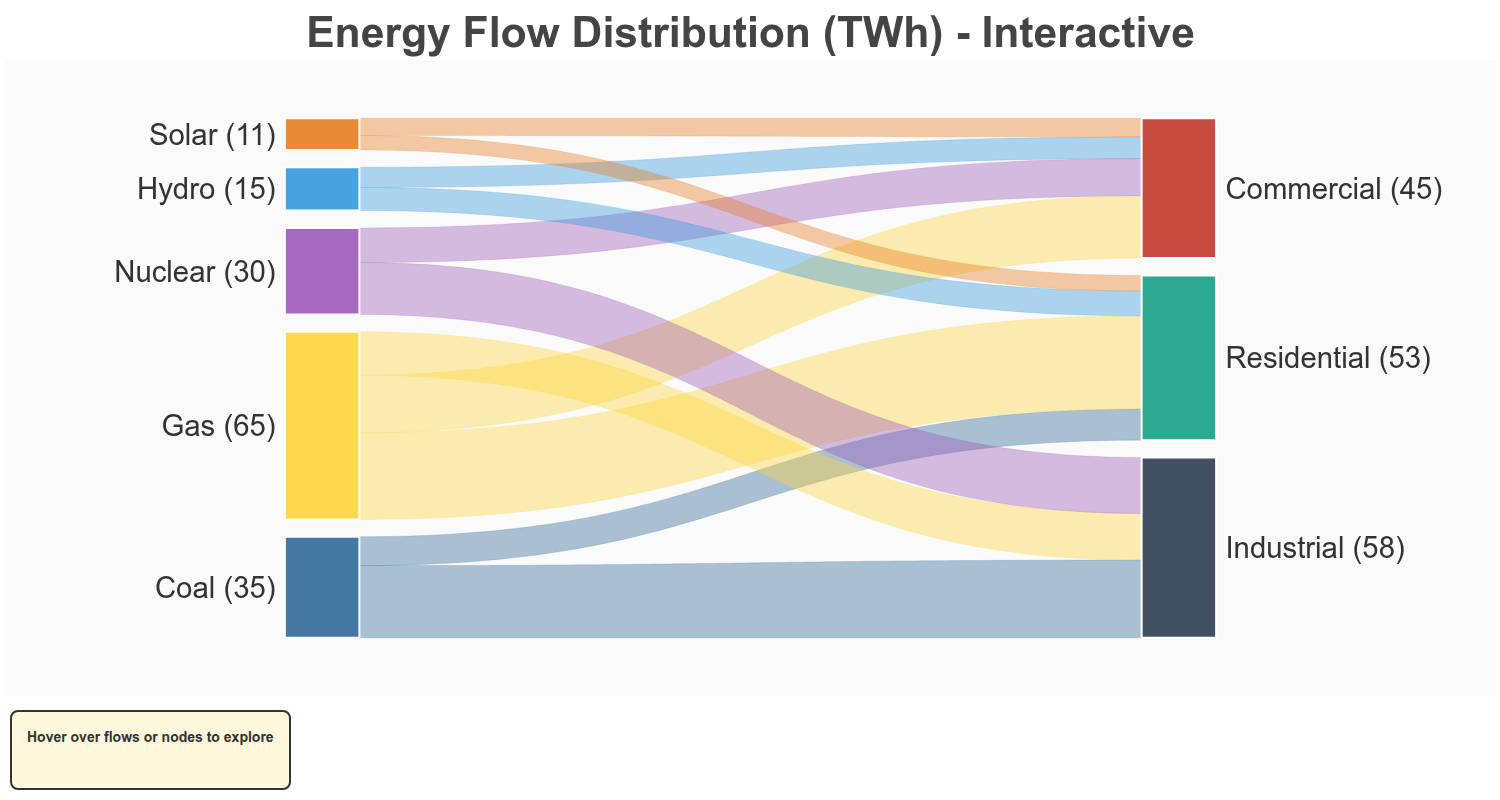

Python code for this plot:
from bokeh_rocks import *
energy_flows = [
    {"source": "Coal", "target": "Industrial", "value": 25},
    {"source": "Coal", "target": "Residential", "value": 10},
    {"source": "Gas", "target": "Residential", "value": 30},
    {"source": "Gas", "target": "Commercial", "value": 20},
    {"source": "Gas", "target": "Industrial", "value": 15},
    {"source": "Nuclear", "target": "Industrial", "value": 18},
    {"source": "Nuclear", "target": "Commercial", "value": 12},
    {"source": "Hydro", "target": "Residential", "value": 8},
    {"source": "Hydro", "target": "Commercial", "value": 7},
    {"source": "Solar", "target": "Residential", "value": 5},
    {"source": "Solar", "target": "Commercial", "value": 6},
]

diagram1 = create_sankey(energy_flows, title="Energy Flow Distribution (TWh) - Interactive")
show(diagram1)

save_plot(diagram1, 'output/sankey_05')
